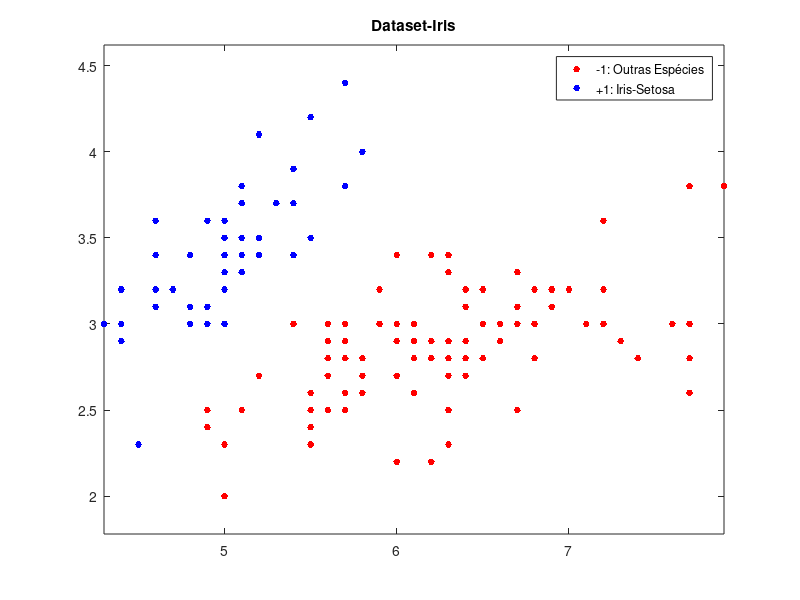

MATLAB code for this plot: (Note: this script raises an error after producing the figure.)
    %versão simplificada do SMO algoritmo 
    clear;
    clc;
    close all
    global kfunction;
    global gm  
    Index=[];
    X=[];
    y=[];
    alpha=[];
    %ler o data set 
    Data=csvread('dataset1.csv');   %48 pontos usar Kernel linear!

      
    [N, M]=size(Data); 
    Xdata=Data(:,1:M-1);  
    Ydata=Data(:,M); 
    I=M-1; %número de componentes de cada vetor xn 
    
    %---------- gráfico  de todo o data set 
    figure(1);
    In=find(Ydata==-1);
    Ip=find(Ydata==1);
    plot(Xdata(In,1),Xdata(In,2),'r.','MarkerSize',15)
    hold on
    plot(Xdata(Ip,1),Xdata(Ip,2),'b.','MarkerSize',15);
    hold on
    legend({'-1: Outras Espécies ','+1: Iris-Setosa '});
    title('Dataset-Iris');
    axis equal
    hold off 
    
   %----------
   
    op=2;   %Data de treino 80% do data set:  op=1   seleciona a partir do inicio 80%; op=2  selecionado aleatoriamente 80%;
    Nt=round(0.8*N);
    if op==1
        p=1:N;
    end
    if op==2  %Data de treino - 80% do Data set -- selecionado aleatoriamente
        p = randperm(N); %returns a row vector containing a random permutation of the integers from 1 to M inclusive
    end
   
      
    Xt=Xdata(p(1:Nt),:);   
    Yt=Ydata(p(1:Nt),:);  
    
    %Data set para validação - 20% do Data set -- selecionado aleatoriamente 
    Xv=Xdata(p(Nt+1:N),:);
    Yv=Ydata(p(Nt+1:N),:);
   

    %---------- adaptar à configuração do algoritmo SMO
    
    X=Xt';   % Pontos -- organiza-los por coluna: x1; x2; ...;xN
    y=Yt';   % labels correspondentes -- vetor linha: y1,y2,...,yN
    
    [m,N]=size(X);                       % size of data
    alpha=zeros(1,N);                    % alpha variables
    bias=0;                              % initial bias
    it=0;                                % iteration index  
    %%
    C=10;  
    tol=1e-4;
    kfunction='l';  %'l' Linear kernel;  'g' Gaussian kernel;  'p' polynomial kernel 
    sigma=1;
    gm = 1/(2*sigma^2);
    maxit=100;  
    max_passes=1;
    it=0;
    passes=0;
    while (passes < max_passes && it<maxit)                     % number of iterations less than maximum
        it=it+1;
        changed_alphas=0;                % number of changed alphas
        %N=length(y);                     % number of support vectors
        for i=1:N                        % for each alpha_i
            Ei=sum(alpha.*y.*K(X,X(:,i)))+bias-y(i);    
            yE=Ei*y(i);
            if (alpha(i)<C && yE<-tol) || (alpha(i)>0 && yE>tol)   % KKT violation
                for j=[1:i-1,i+1:N]        % for each alpha_j not equal alpha_i
                    Ej=sum(alpha.*y.*K(X,X(:,j)))+bias-y(j);
                    ai=alpha(i);         % alpha_i old
                    aj=alpha(j);         % alpha_j old
                    if y(i)==y(j)        % s=y_i y_j=1
                        L=max(0,alpha(i)+alpha(j)-C);
                        H=min(C,alpha(i)+alpha(j));
                    else                 % s=y_i y_j=-1
                        L=max(0,alpha(j)-alpha(i));
                        H=min(C,C+alpha(j)-alpha(i));
                    end
                    if L==H              % skip when L==H
                        continue
                    end
                    eta=2*K(X(:,j),X(:,i))-K(X(:,i),X(:,i))-K(X(:,j),X(:,j));
                    if eta >=0
                        continue
                    end

                    alpha(j)=alpha(j)+y(j)*(Ej-Ei)/eta;   % update alpha_j
                    if alpha(j) > H
                        alpha(j) = H;
                    elseif alpha(j) < L
                        alpha(j) = L;
                    end
                    if norm(alpha(j)-aj) < tol       % skip if no change
                        continue
                    end
                    alpha(i)=alpha(i)-y(i)*y(j)*(alpha(j)-aj);   % find alpha_i
                    bi = bias - Ei - y(i)*(alpha(i)-ai)*K(X(:,i),X(:,i))...
                        -y(j)*(alpha(j)-aj)*K(X(:,j),X(:,i));
                    bj = bias - Ej - y(i)*(alpha(i)-ai)*K(X(:,i),X(:,j))...
                        -y(j)*(alpha(j)-aj)*K(X(:,j),X(:,j));   
                    if 0<alpha(i) && alpha(i)<C
                        bias=bi;
                    elseif 0<alpha(j) && alpha(j)<C
                        bias=bj;
                    else
                        bias=(bi+bj)/2;
                    end
                    changed_alphas=changed_alphas+1;  % one more alpha changed
                end
            end
        end
        if changed_alphas==0             % no more changed alpha, quit
            %break
            passes=passes+1;
        else
            passes=0;
        end
       
    end % end of iteration
     Index=find(abs(alpha)>10^(-3));     % indecies of non-zero alphas
     alpha=alpha(Index);                  % find non-zero alphas
     Xsv=X(:,Index);                      % find support vectors
     ysv=y(Index);                        % their corresponding indecies
     nsv=length(ysv);  

     %%
    
    
     it
     passes
    %%%  calcular bias
    bias=0;
     for i=1:nsv   
        bias=bias+(ysv(i)-sum(ysv.*alpha.*K(Xsv,Xsv(:,i))));
    end
    bias=bias/nsv;
%     
     %--- 
    fprintf('SVM - Vetores de suporte: \n');
    fprintf('  n:    alpha_n         Xsv                   Y_n   \n');
    for j=1:length(Index)
       fprintf('%4i    %.4f      x=[%.4f, %.4f]     %4d \n', Index(j), alpha(j), Xsv(1,j), Xsv(2,j), ysv(j)); 
    end
   
    %classificador
    Xx=Xv';
    [m n]=size(Xx);
    for i=1:n
     Yp(i)=sign(sum(alpha.*ysv.*K(Xsv,Xx(:,i)))+bias);    % Yp - classe prevista pelo classificador
    end
    
   %%%
   ErrDv=sum(abs(Yp-Yv'));  % out-sample error == erro com o data de validação
    
   fprintf('\n out-sample error: %.4e ', ErrDv);
    
   %---- gráfico  do data set de treino 
    figure
    In=find(Yt==-1);
    Ip=find(Yt==1);
    h(1)=plot(Xt(In,1),Xt(In,2),'r.','Markersize',15);
    hold on
    h(2)=plot(Xt(Ip,1),Xt(Ip,2),'b.','MarkerSize',15);
    hold on
    %-- gráfico dos support vectors
    h(3)=plot(X(1,Index),X(2,Index),'ko','MarkerSize',8);
    hold on
    %---- opcional
    flag=1;  % flag=1 faz também o gráfico do  data set de validação; flag=0  não faz o gráfico do  data set de validação
    if flag
        In=find(Yv==-1);
        Ip=find(Yv==1);
        h(4)=plot(Xv(In,1),Xv(In,2),'ro','Markersize',4);
        hold on
        h(5)=plot(Xv(Ip,1),Xv(Ip,2),'bo','MarkerSize',4);
        hold on
    end
        
    %--- faz o gráfico da fronteira de decisão
    d = 0.1;
    [x1Grid,x2Grid] = meshgrid(min(Xt(:,1)):d:max(Xt(:,1)),...
    min(Xt(:,2)):d:max(Xt(:,2)));
    xGrid = [x1Grid(:), x2Grid(:)];
    
   
    %classificador  
    Xx=xGrid';
    [m n]=size(Xx);
    for i=1:n
     Yp(i)=sum(alpha.*ysv.*K(Xsv,Xx(:,i)))+bias;    % Yp - valor dado pelo classificador
    end
    
    contour(x1Grid,x2Grid,reshape(Yp,size(x1Grid)),[0 0], 'k');  %'ShowText','on'

    axis equal
    hold on
    


%%%%%%%%%%%%%%%%%%%%%%%%%%%%%%%%%%%%%%%%%%%%%%%%%%%%%%%%%%%%%%%%%%%%%%%%%%%%%%%%%%%%%%%%%%%%%%%%%%%%%%%%%%%%%%%%%


%O MESMO PROCESSO CONSIDERANDO C=1000

    %versão simplificada do SMO algoritmo 
    clear;
    global kfunction;
    global gm  
    Index=[];
    X=[];
    y=[];
    alpha=[];
    %ler o data set 
    Data=csvread('dataset1.csv');   %48 pontos usar Kernel linear!

      
    [N, M]=size(Data); 
    Xdata=Data(:,1:M-1);  
    Ydata=Data(:,M); 
    I=M-1; %número de componentes de cada vetor xn 
    
   
    op=2;   %Data de treino 80% do data set:  op=1   seleciona a partir do inicio 80%; op=2  selecionado aleatoriamente 80%;
    Nt=round(0.8*N);
    if op==1
        p=1:N;
    end
    if op==2  %Data de treino - 80% do Data set -- selecionado aleatoriamente
        p = randperm(N); %returns a row vector containing a random permutation of the integers from 1 to M inclusive
    end
   
      
    Xt=Xdata(p(1:Nt),:);   
    Yt=Ydata(p(1:Nt),:);  
    
    %Data set para validação - 20% do Data set -- selecionado aleatoriamente 
    Xv=Xdata(p(Nt+1:N),:);
    Yv=Ydata(p(Nt+1:N),:);
   

    %---------- adaptar à configuração do algoritmo SMO
    
    X=Xt';   % Pontos -- organiza-los por coluna: x1; x2; ...;xN
    y=Yt';   % labels correspondentes -- vetor linha: y1,y2,...,yN
    
    [m,N]=size(X);                       % size of data
    alpha=zeros(1,N);                    % alpha variables
    bias=0;                              % initial bias
    it=0;                                % iteration index  
    %%
    C=1000;  
    tol=1e-4;
    kfunction='l';  %'l' Linear kernel;  'g' Gaussian kernel;  'p' polynomial kernel 
    sigma=1;
    gm = 1/(2*sigma^2);
    maxit=100;  
    max_passes=1;
    it=0;
    passes=0;
    while (passes < max_passes && it<maxit)                     % number of iterations less than maximum
        it=it+1;
        changed_alphas=0;                % number of changed alphas
        %N=length(y);                     % number of support vectors
        for i=1:N                        % for each alpha_i
            Ei=sum(alpha.*y.*K(X,X(:,i)))+bias-y(i);    
            yE=Ei*y(i);
            if (alpha(i)<C && yE<-tol) || (alpha(i)>0 && yE>tol)   % KKT violation
                for j=[1:i-1,i+1:N]        % for each alpha_j not equal alpha_i
                    Ej=sum(alpha.*y.*K(X,X(:,j)))+bias-y(j);
                    ai=alpha(i);         % alpha_i old
                    aj=alpha(j);         % alpha_j old
                    if y(i)==y(j)        % s=y_i y_j=1
                        L=max(0,alpha(i)+alpha(j)-C);
                        H=min(C,alpha(i)+alpha(j));
                    else                 % s=y_i y_j=-1
                        L=max(0,alpha(j)-alpha(i));
                        H=min(C,C+alpha(j)-alpha(i));
                    end
                    if L==H              % skip when L==H
                        continue
                    end
                    eta=2*K(X(:,j),X(:,i))-K(X(:,i),X(:,i))-K(X(:,j),X(:,j));
                    if eta >=0
                        continue
                    end

                    alpha(j)=alpha(j)+y(j)*(Ej-Ei)/eta;   % update alpha_j
                    if alpha(j) > H
                        alpha(j) = H;
                    elseif alpha(j) < L
                        alpha(j) = L;
                    end
                    if norm(alpha(j)-aj) < tol       % skip if no change
                        continue
                    end
                    alpha(i)=alpha(i)-y(i)*y(j)*(alpha(j)-aj);   % find alpha_i
                    bi = bias - Ei - y(i)*(alpha(i)-ai)*K(X(:,i),X(:,i))...
                        -y(j)*(alpha(j)-aj)*K(X(:,j),X(:,i));
                    bj = bias - Ej - y(i)*(alpha(i)-ai)*K(X(:,i),X(:,j))...
                        -y(j)*(alpha(j)-aj)*K(X(:,j),X(:,j));   
                    if 0<alpha(i) && alpha(i)<C
                        bias=bi;
                    elseif 0<alpha(j) && alpha(j)<C
                        bias=bj;
                    else
                        bias=(bi+bj)/2;
                    end
                    changed_alphas=changed_alphas+1;  % one more alpha changed
                end
            end
        end
        if changed_alphas==0             % no more changed alpha, quit
            %break
            passes=passes+1;
        else
            passes=0;
        end
       
    end % end of iteration
     Index=find(abs(alpha)>10^(-3));     % indecies of non-zero alphas
     alpha=alpha(Index);                  % find non-zero alphas
     Xsv=X(:,Index);                      % find support vectors
     ysv=y(Index);                        % their corresponding indecies
     nsv=length(ysv);  

     %%
    
    
     it
     passes


    %%%  calcular bias
    bias=0;
     for i=1:nsv   
        bias=bias+(ysv(i)-sum(ysv.*alpha.*K(Xsv,Xsv(:,i))));
    end
    bias=bias/nsv;
%     
     %--- 
    fprintf('SVM - Vetores de suporte: \n');
    fprintf('  n:    alpha_n         Xsv                   Y_n   \n');
    for j=1:length(Index)
       fprintf('%4i    %.4f      x=[%.4f, %.4f]     %4d \n', Index(j), alpha(j), Xsv(1,j), Xsv(2,j), ysv(j)); 
      
    end
    
    %classificador
    Xx=Xv';
    [m n]=size(Xx);
    for i=1:n
     Yp(i)=sign(sum(alpha.*ysv.*K(Xsv,Xx(:,i)))+bias);    % Yp - classe prevista pelo classificador
    end
    
   %%%
   ErrDv=sum(abs(Yp-Yv'));  % out-sample error == erro com o data de validação
    
   fprintf('\n out-sample error: %.4e ', ErrDv);
    
 
        
    %--- faz o gráfico da fronteira de decisão
    d = 0.1;
    [x1Grid,x2Grid] = meshgrid(min(Xt(:,1)):d:max(Xt(:,1)),...
    min(Xt(:,2)):d:max(Xt(:,2)));
    xGrid = [x1Grid(:), x2Grid(:)];
  
    
    %classificador  
    Xx=xGrid';
    [m n]=size(Xx);
    for i=1:n
     Yp(i)=sum(alpha.*ysv.*K(Xsv,Xx(:,i)))+bias;    % Yp - valor dado pelo classificador
    end
   
    contour(x1Grid,x2Grid,reshape(Yp,size(x1Grid)),[0 0], 'k','LineColor', 'red');  %'ShowText','on'
    title('SVM dual com SMO  + fronteira de decisão');
    legend('-1:Outras Espécies-Treino','+1:Iris-Setosa-Treino','Vetores Suporte','-1:Outras Espécies-validação','+1:Iris-Setosa-validação',"C=10","C=1000")
    %----

    axis equal
    hold on

